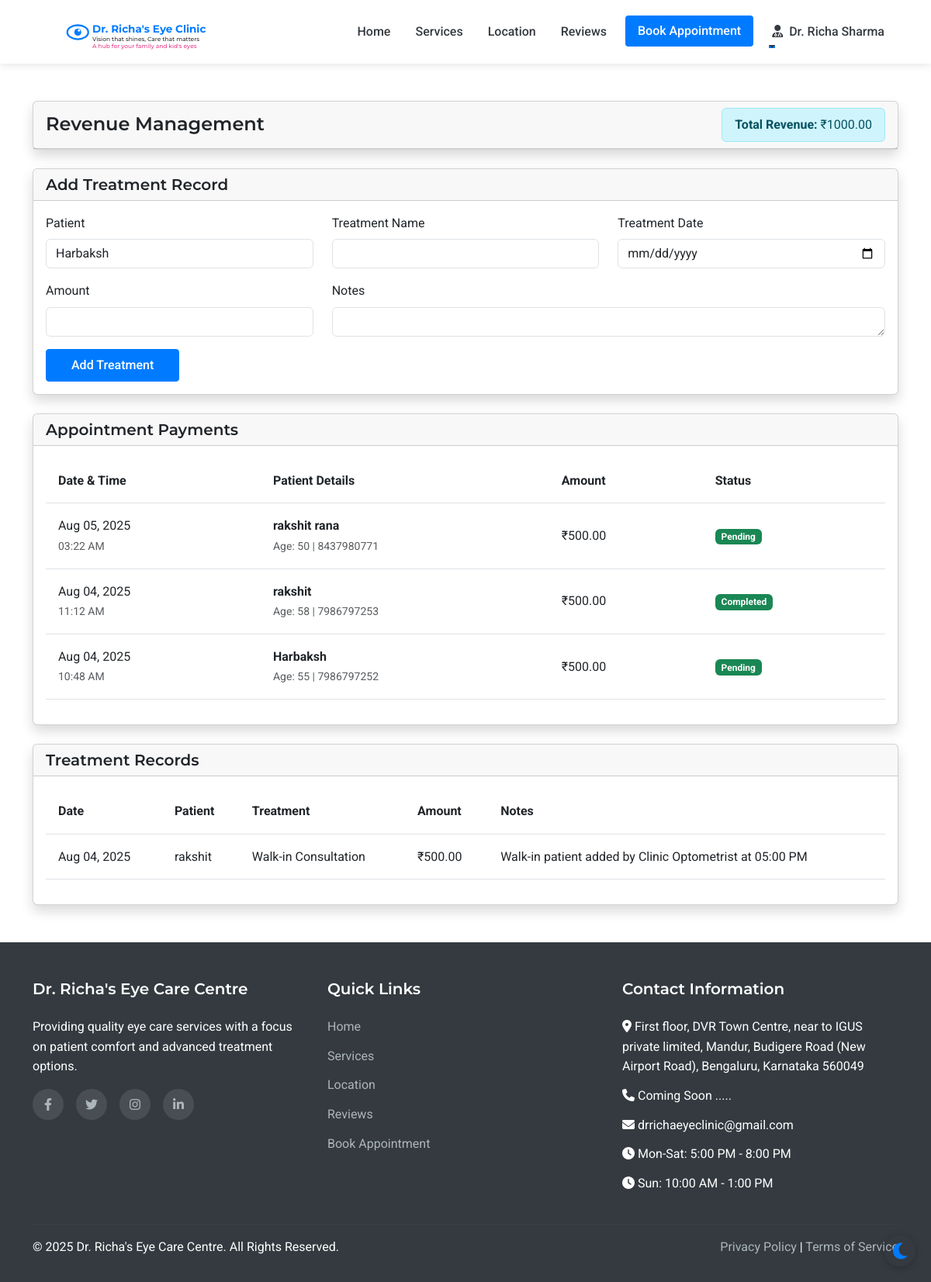
Before: /admin/revenue (signed in) with the older database file.
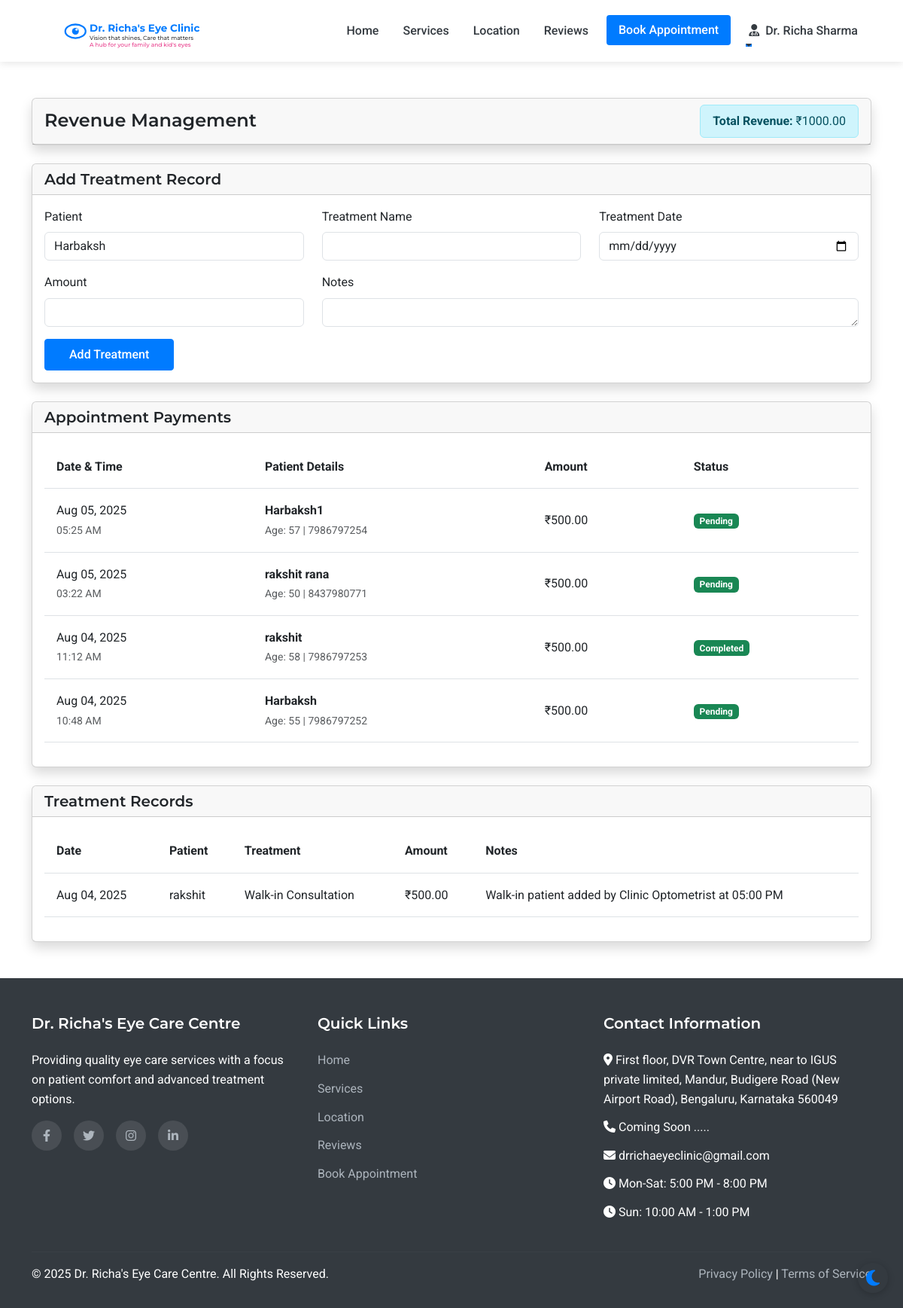
After: the same page with the newer database file.
### models.py (models this page shows, shortened)
class Payment(db.Model):
    id = db.Column(db.Integer, primary_key=True)
    appointment_id = db.Column(db.Integer, db.ForeignKey('appointment.id'), nullable=False)
    appointment = db.relationship('Appointment', backref='payment', uselist=False)
    amount = db.Column(db.Float, nullable=False)
    payment_method = db.Column(db.String(50), nullable=False)  # cash, bank_transfer, upi
    transaction_id = db.Column(db.String(100), nullable=True)
    upi_id = db.Column(db.String(100), nullable=True)
    status = db.Column(db.String(20), default='pending')  # pending, completed, failed
    created_at = db.Column(db.DateTime, default=datetime.utcnow)

class Patient(UserMixin, db.Model):
    id = db.Column(db.Integer, primary_key=True)
    full_name = db.Column(db.String(100), nullable=False)
    mobile_number = db.Column(db.String(15), nullable=False)
    email = db.Column(db.String(100), nullable=True)
    age = db.Column(db.Integer, nullable=False)
    sex = db.Column(db.String(10), nullable=True)
    password_hash = db.Column(db.String(256), nullable=True)
    is_registered = db.Column(db.Boolean, default=False)
    created_at = db.Column(db.DateTime, nullable=False, default=datetime.utcnow)
    appointments = db.relationship('Appointment', backref='patient', lazy=True)
    doctor_prescriptions = db.relationship('DoctorPrescription', backref='patient', lazy=True)
    optometrist_prescriptions = db.relationship('OptometristPrescription', backref='patient', lazy=True)

class Treatment(db.Model):
    id = db.Column(db.Integer, primary_key=True)
    patient_id = db.Column(db.Integer, db.ForeignKey('patient.id'), nullable=False)
    patient = db.relationship('Patient', backref='treatments')
    treatment_name = db.Column(db.String(200), nullable=False)
    treatment_date = db.Column(db.Date, nullable=False)
    amount = db.Column(db.Float, nullable=False)
    notes = db.Column(db.Text, nullable=True)
    created_at = db.Column(db.DateTime, default=datetime.utcnow)

### routes.py (the view, shortened to what this page needs)
@app.route('/admin/revenue', methods=['GET', 'POST'])
@login_required
def admin_revenue():
    if not isinstance(current_user, Doctor):
        flash('Access denied. Doctor privileges required.', 'danger')
        return redirect(url_for('index'))
    form = FlaskForm()  # Create a basic form for CSRF protection
    payments = (
        db.session.query(Payment, Patient)
        .join(Appointment, Payment.appointment_id == Appointment.id)
        .join(Patient, Appointment.patient_id == Patient.id)
        .order_by(Payment.created_at.desc())
        .all()
    )
    treatments = Treatment.query.order_by(Treatment.treatment_date.desc()).all()
    appointment_revenue = sum(payment.amount for payment, _ in payments if payment.status == 'completed')
    treatment_revenue = sum(treatment.amount for treatment in treatments)
    total_revenue = appointment_revenue + treatment_revenue
    patients = Patient.query.order_by(Patient.full_name).all()
    return render_template('admin/revenue.html', payments=payments, treatments=treatments, patients=patients, total_revenue=total_revenue, form=form)

### app.py (called while the page is built)
@login_manager.user_loader
def load_user(user_id):
    from models import Doctor, Assistant, Admin, Patient
    try:
        if user_id.startswith('doctor_'):
            return Doctor.query.get(int(user_id.split('_')[1]))
        elif user_id.startswith('assistant_'):
            return Assistant.query.get(int(user_id.split('_')[1]))
        elif user_id.startswith('admin_'):
            return Admin.query.get(int(user_id.split('_')[1]))
        else:
            return Patient.query.get(int(user_id))
    except (ValueError, AttributeError):
        return None

### routes.py (called while the page is built)
@app.context_processor
def inject_now():
    return {'now': datetime.now()}

### templates/admin/revenue.html (shortened to what the changed rows need)
{% extends 'layout.html' %}
{% block content %}
<div class="container py-5">
    <div class="row">
        <div class="col-12 mb-4">
            <div class="card shadow">
                <div class="card-body">
                    <div class="table-responsive">
                        <table class="table table-hover">
                            <thead>
                                <tr>
                                    <th>Date & Time</th>
                                    <th>Patient Details</th>
                                    <th>Amount</th>
                                    <th>Status</th>
                                </tr>
                            </thead>
                            <tbody>
                                {% for payment, patient in payments %}
                                <tr>
                                    <td>
                                        {{ payment.created_at.strftime('%b %d, %Y') }}<br>
                                        <small class="text-muted">{{ payment.created_at.strftime('%I:%M %p') }}</small>
                                    </td>
                                    <td>
                                        <strong>{{ patient.full_name }}</strong><br>
                                        <small class="text-muted">Age: {{ patient.age }} | {{ patient.mobile_number }}</small>
                                    </td>
                                    <td>₹{{ "%.2f"|format(payment.amount) }}</td>
                                    <td>
                                        <span class="badge bg-success">{{ payment.status|title }}</span>
                                    </td>
                                </tr>
                                {% endfor %}
                            </tbody>
                        </table>
                    </div>
                </div>
            </div>
        </div>
        <div class="col-12">
            <div class="card shadow">
                <div class="card-body">
                    <div class="table-responsive">
                        <table class="table table-hover">
                            <thead>
                                <tr>
                                    <th>Date</th>
                                    <th>Patient</th>
                                    <th>Treatment</th>
                                    <th>Amount</th>
                                    <th>Notes</th>
                                </tr>
                            </thead>
                            <tbody>
                                {% for treatment in treatments %}
                                <tr>
                                    <td>{{ treatment.treatment_date.strftime('%b %d, %Y') }}</td>
                                    <td>{{ treatment.patient.full_name }}</td>
                                    <td>{{ treatment.treatment_name }}</td>
                                    <td>₹{{ "%.2f"|format(treatment.amount) }}</td>
                                    <td>{{ treatment.notes or '-' }}</td>
                                </tr>
                                {% endfor %}
                            </tbody>
                        </table>
                    </div>
                </div>
            </div>
        </div>
    </div>
</div>
{% endblock %}

Changed rows visible on the page:
added Payment: created_at "Aug 05, 2025", created_at "05:25 AM", full_name "Harbaksh1", age "57", mobile_number "7986797254", amount "500.00", status "Pending"
